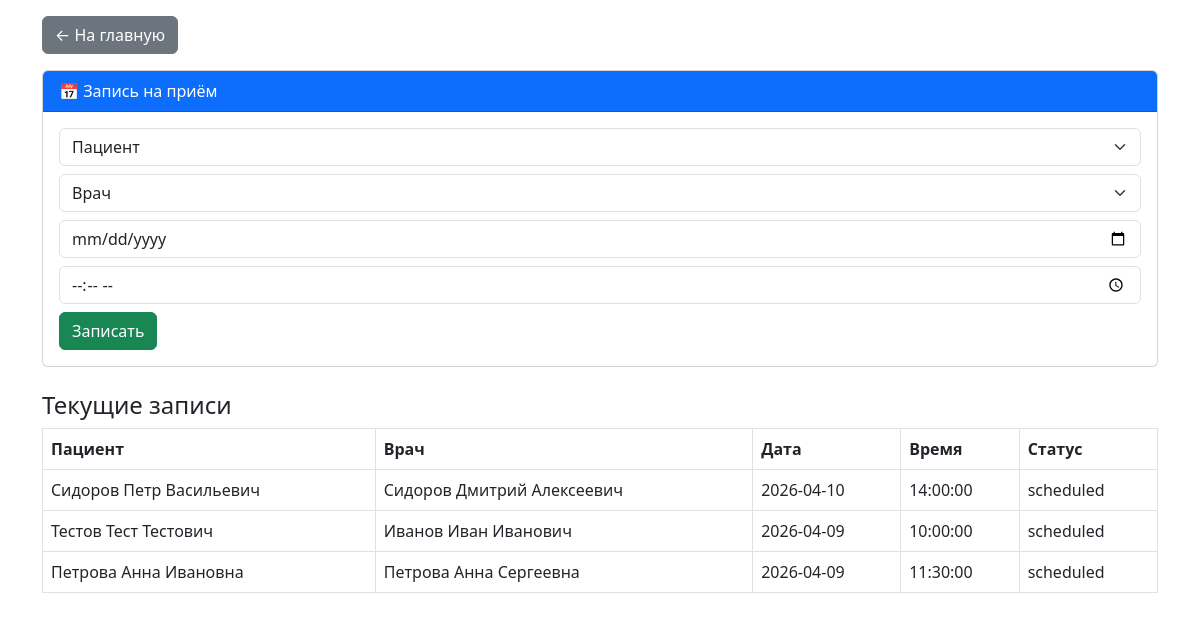
The page /modules/appointment.php (signed in) on the database its author committed.
### tables this page shows
CREATE TABLE `appointments` (
    `id` INT(11) NOT NULL AUTO_INCREMENT,
    `patient_id` INT(11) NOT NULL,
    `doctor_id` INT(11) NOT NULL,
    `appointment_date` DATE NOT NULL,
    `appointment_time` TIME NOT NULL,
    `purpose` TEXT DEFAULT NULL,
    `status` ENUM('scheduled', 'completed', 'cancelled', 'no_show') NOT NULL DEFAULT 'scheduled',
    `created_at` TIMESTAMP NOT NULL DEFAULT CURRENT_TIMESTAMP,
    `updated_at` TIMESTAMP NOT NULL DEFAULT CURRENT_TIMESTAMP ON UPDATE CURRENT_TIMESTAMP,
    PRIMARY KEY (`id`),
    UNIQUE KEY `unique_appointment` (`doctor_id`, `appointment_date`, `appointment_time`),
    KEY `patient_id` (`patient_id`),
    KEY `appointment_date` (`appointment_date`),
    CONSTRAINT `appointments_ibfk_1` FOREIGN KEY (`patient_id`) REFERENCES `patients` (`id`) ON DELETE CASCADE,
    CONSTRAINT `appointments_ibfk_2` FOREIGN KEY (`doctor_id`) REFERENCES `doctors` (`id`) ON DELETE CASCADE
);

CREATE TABLE `patients` (
    `id` INT(11) NOT NULL AUTO_INCREMENT,
    `full_name` VARCHAR(150) NOT NULL,
    `birth_date` DATE NOT NULL,
    `gender` ENUM('М', 'Ж') NOT NULL DEFAULT 'М',
    `phone` VARCHAR(20) DEFAULT NULL,
    `address` TEXT DEFAULT NULL,
    `policy_number` VARCHAR(20) DEFAULT NULL,
    `snils` VARCHAR(14) DEFAULT NULL,
    `created_at` TIMESTAMP NOT NULL DEFAULT CURRENT_TIMESTAMP,
    `updated_at` TIMESTAMP NOT NULL DEFAULT CURRENT_TIMESTAMP ON UPDATE CURRENT_TIMESTAMP,
    PRIMARY KEY (`id`),
    UNIQUE KEY `policy_number` (`policy_number`),
    UNIQUE KEY `snils` (`snils`)
);

CREATE TABLE `doctors` (
    `id` INT(11) NOT NULL AUTO_INCREMENT,
    `full_name` VARCHAR(150) NOT NULL,
    `specialty` VARCHAR(100) NOT NULL,
    `cabinet` VARCHAR(10) DEFAULT NULL,
    `created_at` TIMESTAMP NOT NULL DEFAULT CURRENT_TIMESTAMP,
    PRIMARY KEY (`id`)
);

### modules/appointment.php (the view, shortened to what this page needs)
<?php
require_once '../config/database.php';
$appointments = $pdo->query("
    SELECT a.*, p.full_name as patient, d.full_name as doctor
    FROM appointments a
    JOIN patients p ON a.patient_id = p.id
    JOIN doctors d ON a.doctor_id = d.id
    ORDER BY a.appointment_date DESC
")->fetchAll();
?>
<!DOCTYPE html>
<html lang="ru">
<head>
    <link href="https://cdn.jsdelivr.net/npm/bootstrap@5.3.0/dist/css/bootstrap.min.css" rel="stylesheet">
</head>
<body>
<div class="container mt-3">
    <a href="../index.php" class="btn btn-secondary mb-3">← На главную</a>
    <div class="card">
        <div class="card-header bg-primary text-white">📅 Запись на приём</div>
        <div class="card-body">
            <form method="POST">
                <select name="patient_id" class="form-select mb-2" required><option value="">Пациент</option></select>
                <select name="doctor_id" class="form-select mb-2" required><option value="">Врач</option></select>
                <input type="date" name="date" class="form-control mb-2" required>
                <input type="time" name="time" class="form-control mb-2" required>
                <button type="submit" class="btn btn-success">Записать</button>
            </form>
        </div>
    </div>
    <h4 class="mt-4">Текущие записи</h4>
    <table class="table table-bordered">
        <tr><th>Пациент</th><th>Врач</th><th>Дата</th><th>Время</th><th>Статус</th></tr>
        <?php foreach ($appointments as $a): ?>
        <tr><td><?=htmlspecialchars($a['patient'])?></td><td><?=htmlspecialchars($a['doctor'])?></td><td><?=$a['appointment_date']?></td><td><?=$a['appointment_time']?></td><td><?=$a['status']?></td></tr>
        <?php endforeach; ?>
    </table>
</div>
</body>
</html>

### rows shown on the page
appointments: patient.full_name "Сидоров Петр Васильевич", doctor.full_name "Сидоров Дмитрий Алексеевич", appointment_date "2026-04-10", appointment_time "14:00:00", status "scheduled"
appointments: patient.full_name "Тестов Тест Тестович", doctor.full_name "Иванов Иван Иванович", appointment_date "2026-04-09", appointment_time "10:00:00", status "scheduled"
appointments: patient.full_name "Петрова Анна Ивановна", doctor.full_name "Петрова Анна Сергеевна", appointment_date "2026-04-09", appointment_time "11:30:00", status "scheduled"
